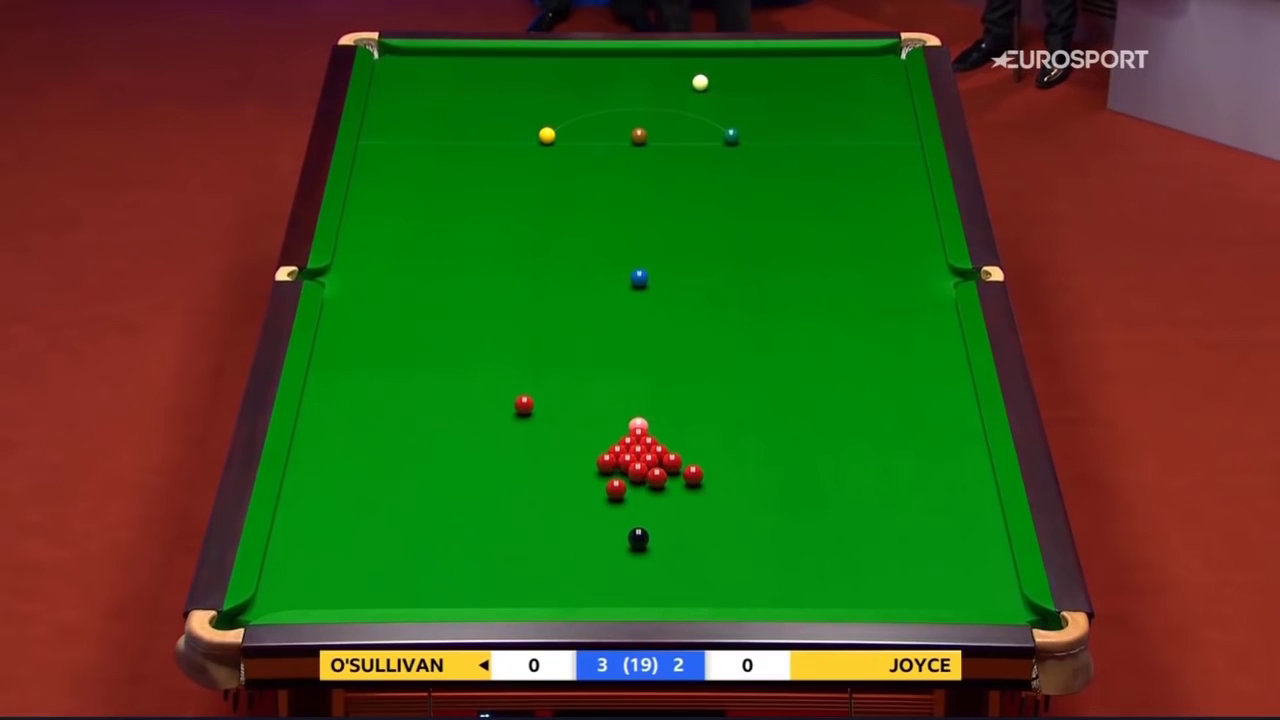
#> input picture src/WSC_sample_good.png, 1280 x 720 px
$ python find_red_balls.py
#> lines starting #> are read from the running program, lines starting #| are printed output that depends on the picture; after the words box and inside, x2 and y2 are one past the last pixel; in counts of white or black regions, pixels touching at a corner belong together
import numpy as np
import cv2
from matplotlib import pyplot as plt
import pdb
import time
from tqdm import tqdm

'''

C = np.array([0, -7.71, 3.67, 1])
P = np.array([[3022.22222300000, 571.002888933672, -289.060029847040, 5463.28258321725],
              [0., -1043.81657182601, -2858.99879855856, 2444.69982193140],
              [0., 0.892192013958863, -0.451656296636000, 8.53637903627695]])

print(P @ C.T)

point = [.889, -1.7845, 0, 1]
x = P @ point
x = x / x[2]
print(x)
'''

t0 = time.time()

img = cv2.imread('../src/WSC_sample_good.png')
#> img is the input picture: shape (720, 1280, 3); mean B, G, R 26.8, 82.3, 64.4
mask = cv2.imread('../src/WSC_mask.png', 0)
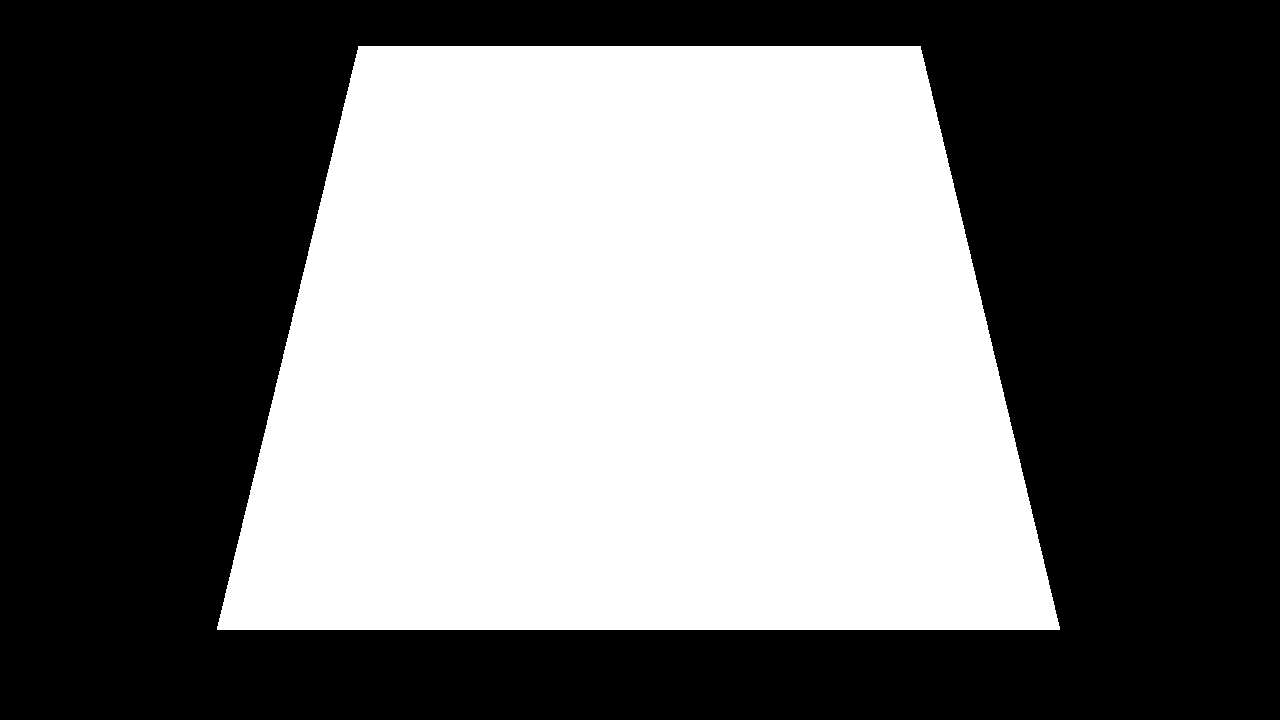
#> input picture src/WSC_mask.png, 1280 x 720 px
#> mask: shape (720, 1280); 44.5% white; 1 white region, box (x1, y1, x2, y2) and area: (217, 46, 1060, 630) 410550
hsv = cv2.cvtColor(img, cv2.COLOR_BGR2HSV)
#> hsv: shape (720, 1280, 3); mean H, S, V 56, 208.3, 120.9
hsv_copy = cv2.cvtColor(img, cv2.COLOR_BGR2RGB)
hsv = cv2.bitwise_and(hsv, hsv, mask=mask)
#> hsv: shape (720, 1280, 3); mean H, S, V 27.6, 109.6, 58.1
x = np.logical_and(hsv[:, :, 1] < 120, hsv[:, :, 2] > 220)
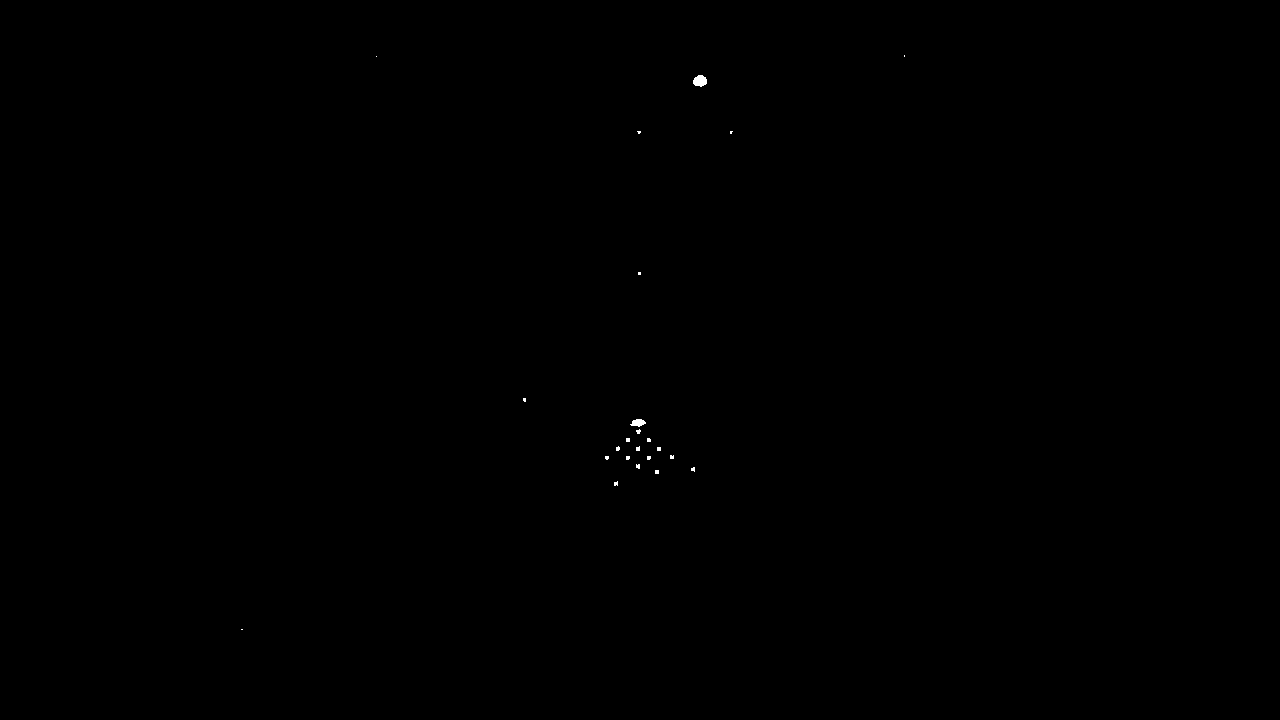
#> x: shape (720, 1280) bool; 0.05% white; 23 white regions (21 under 20 px), largest, box (x1, y1, x2, y2) and area: (693, 75, 707, 87) 127, (630, 419, 646, 427) 85

'''
plt.imshow(x, cmap='Greys', interpolation='nearest')
plt.show()

plt.imshow(img)
plt.imshow(x, cmap='Greys', interpolation='nearest', alpha=0.5)
plt.show()
'''

pos_comp = np.where(x)
#> pos_comp = 473 positions, rows 55 to 629, columns 241 to 904

_, labels = cv2.connectedComponents(x.astype(np.uint8) * 255)
#> labels: shape (720, 1280) int32; 24 distinct labels, from 0 to 23

lengths = [np.sum(labels == label) for label in range(1, np.max(labels) + 1)]
#> lengths = [2, 1, 127, 9, 7, 9, 11, 85, 17, 16, 15, 16, 17, 16, 15, 14, 15, 15, 17, 15, 16, 16, 2]
for label, length in enumerate(lengths):
    if length > 30:
        labels[labels == (label + 1)] = 0
#> this loop made 23 passes
#> length on passes 1 to 12: 2, 1, 127, 9, 7, 9, 11, 85, 17, 16, 15, 16
#> labels: shape (720, 1280) int32; 22 distinct labels, from 0 to 23

'''
plt.imshow(labels)
plt.show()
'''

_, _, stats, centroids = cv2.connectedComponentsWithStats(labels.astype(np.uint8))
#> stats = 22 rows, first 6: [0, 0, 1280, 720, 921339], [904, 55, 1, 2, 2], [376, 56, 1, 1, 1], [637, 131, 4, 3, 9], [730, 131, 3, 3, 7], [638, 272, 3, 3, 9]; centroids = 22 rows, first 8: [639.5, 359.5], [904, 55.5], [376, 56], [638.7, 131.8], [730.7, 131.9], [639, 273], [524.1, 399.4], [638.1, 431.1]

#pdb.set_trace()

centroids = centroids[1:, :]
#> centroids = 21 rows, first 8: [904, 55.5], [376, 56], [638.7, 131.8], [730.7, 131.9], [639, 273], [524.1, 399.4], [638.1, 431.1], [627.5, 439.5]

t1 = time.time()

'''
plt.imshow(img)
plt.scatter(centroids[:, 0], centroids[:, 1], c='red', alpha=0.5, marker='X', s=1)
plt.show()
'''

print(f'Elapsed time: {t1-t0:.4f} sec')

tinte = []
pts = []
for y, x in centroids:
    x, y = int(x), int(y)
    #print(f'{x} x {y}')
    mean = []
    for ch in range(3):
        mean.append(np.average(hsv_copy[x-2:x+3, y-2:y+3, ch]))
        if ch == 0 and mean[-1] > 210:
            pts.append([y, x])
    tinte.append(mean)
#> this loop made 21 passes
#> (y, x) on passes 1 to 12: (904, 55), (376, 56), (638, 131), (730, 131), (639, 273), (524, 399), (638, 431), (627, 439), (648, 439), (617, 448), (637, 448), (658, 448)
#> after the loop, pts = [[524, 399], [638, 431], [627, 439], [648, 439], [617, 448], [637, 448], [658, 448], [671, 456], [606, 457], [627, 457], [648, 457], [637, 465], [692, 468], [656, 471], [615, 483]]; tinte = 21 items, first 6: [142.5, 172.5, 135.3], [123.5, 168.6, 118.5], [201.1, 169.5, 104.2], [93.48, 189.4, 154.8], [107.5, 183, 233.2], [236.3, 149.4, 129.6]

plt.plot(tinte)
plt.hlines(210, 0, 30)
plt.legend(['R', 'G', 'B'])
plt.show()
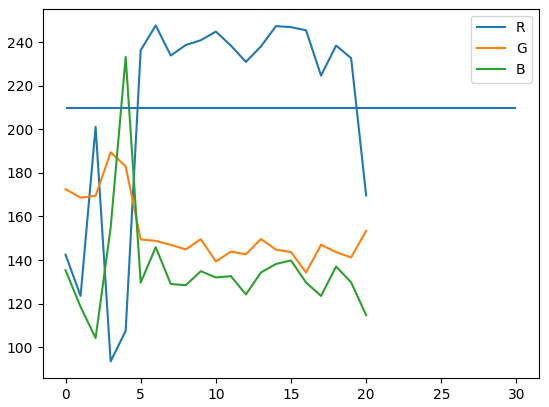
#> figure drawn by matplotlib, 1 panel; curve peaks at x = 6, y = 247.7; curve peaks at x = 3, y = 189.4; curve peaks at x = 4, y = 233.2

#pdb.set_trace()

pts = np.array(pts)
#> pts = 15 rows, first 8: [524, 399], [638, 431], [627, 439], [648, 439], [617, 448], [637, 448], [658, 448], [671, 456]

plt.imshow(hsv_copy)
plt.scatter(pts[:, 0], pts[:, 1], c='white', alpha=0.5, marker='X', s=10)
plt.show()
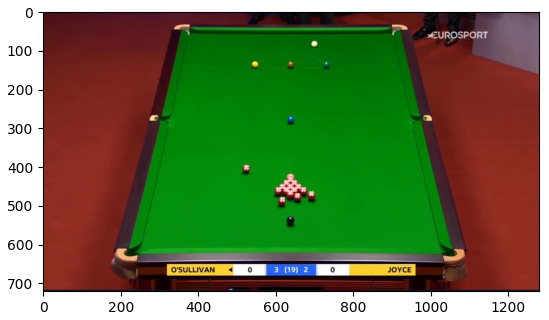
#> figure drawn by matplotlib, 1 panel


'''
corr = np.empty(img.shape)
red_ball = cv2.imread('../src/red_ball.png')

for x in tqdm(range(0, img.shape[0] - red_ball.shape[0])):
    for y in tqdm(range(0, img.shape[1] - red_ball.shape[1]), leave=False):
        for ch in range(3):
            #corr[x, y, ch] = np.corrcoef(red_ball[:, :, ch], img[x:(x+red_ball.shape[0]), y:(y+red_ball.shape[1]), ch])
            corr[x, y, ch] = np.sum(np.abs(red_ball[:, :, ch] - img[x:(x+red_ball.shape[0]), y:(y+red_ball.shape[1]), ch]))


plt.imshow(corr)
plt.colorbar()
plt.show()
'''
